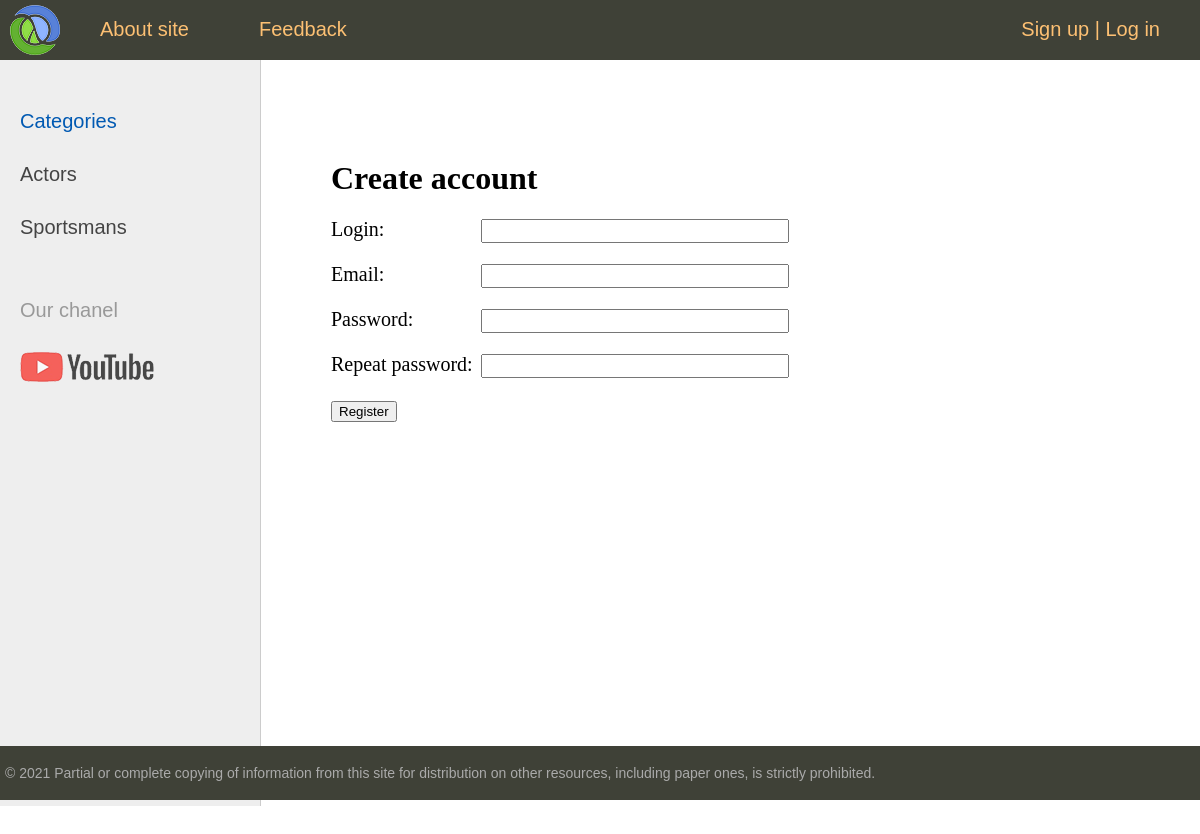
Page /register/ on the earlier database version.
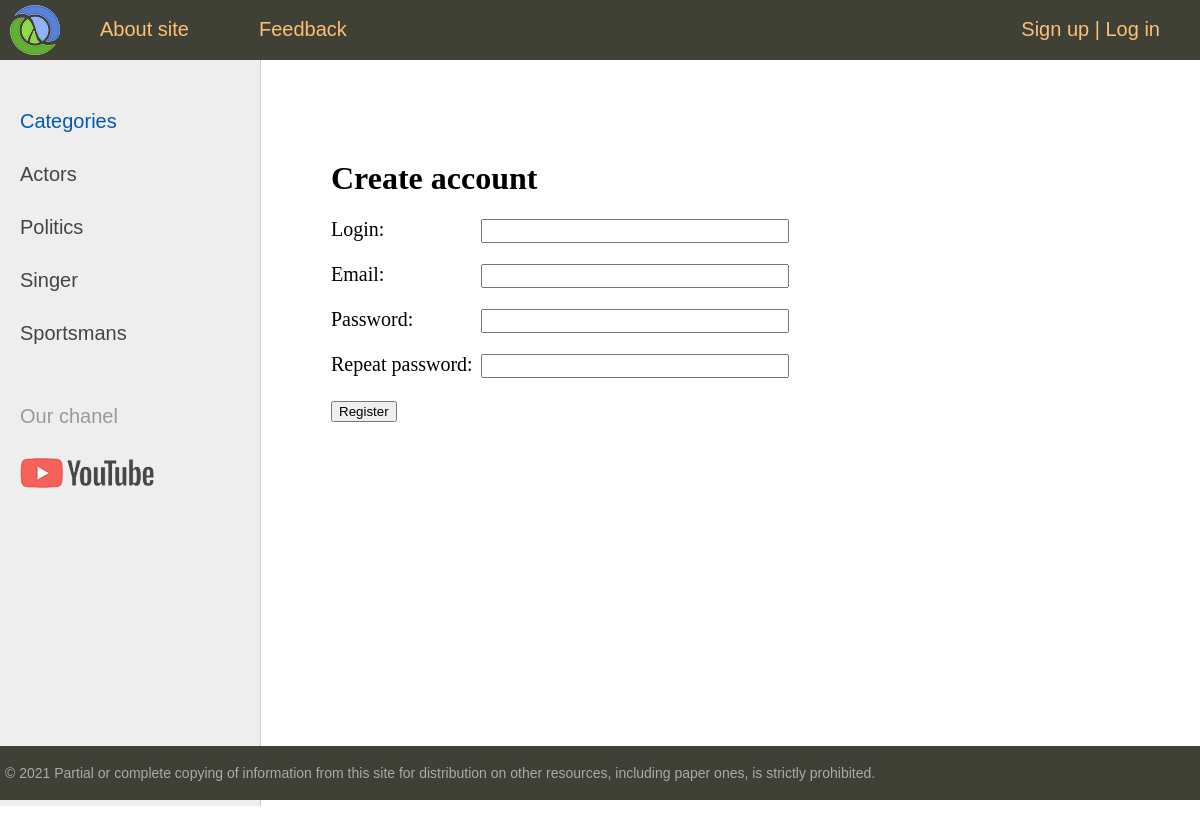
Same page on the later database version.
### stars/models.py (models this page shows, shortened)
class Category(models.Model):
      name = models.CharField(max_length=100, db_index=True, verbose_name='Category')
      slug = models.SlugField(max_length=255, unique=True, db_index=True, verbose_name='URL')
      def get_absolute_url(self):
            return reverse('category', kwargs={'cat_slug': self.slug})
      class Meta:
            verbose_name = 'Category'
            verbose_name_plural = 'Category'
            ordering = ['id']

### stars/views.py (the view, shortened to what this page needs)
# urls.py: path('register/', RegisterUser.as_view(), name='register'),
class RegisterUser(DataMixen, CreateView):
      form_class = RegisterUserForm
      template_name = 'stars/register.html'
      success_url = reverse_lazy('login')
      def get_context_data(self, *, object_list=None, **kwargs):
            context = super().get_context_data(**kwargs)
            c_def = self.get_user_context(title='Create account')
            return dict(list(context.items()) + list(c_def.items()))

### stars/forms.py
class RegisterUserForm(UserCreationForm):
      username = forms.CharField(label='Login', widget=forms.TextInput(attrs={'class': "form-input"}))
      email = forms.EmailField(label='Email', widget=forms.EmailInput(attrs={'class': "form-input"}))
      password1 = forms.CharField(label='Password', widget=forms.PasswordInput(attrs={'class': 'form-input'}))
      password2 = forms.CharField(label='Repeat password', widget=forms.PasswordInput(attrs={'class': 'form-input'}))
      class Meta:
            model = User
            fields = ('username', 'email', 'password1', 'password2')
            wiedgets = {
                  'username': forms.TextInput(attrs={'class': 'form-input'}),
                  'password1': forms.PasswordInput(attrs={'class': 'form-input'}),
                  'password2': forms.PasswordInput(attrs={'class': 'form-input'}),
                  }

### stars/templates/stars/register.html (shortened to what this page needs)
{% extends 'stars/base.html' %}
{% block content%}
<h1>{{title}}</h1>
<form method="post">
{% for f in form %}
    <p><label class="form-label" for="{{ f.id_for_label }}">{{ f.label }}: </label>{{ f }}</p>
{% endfor %}
    <button type="submit">Register</button>
</form>
{% endblock %}

### stars/templates/stars/base.html (shortened to what this page needs)
{% load static %}
{% load stars_tags %}
<!DOCTYPE html>
<html>
<head>
	<link type="text/css" href="{% static 'stars/css/style.css' %}" rel="stylesheet" />
</head>
<body>
<table class="table-page" border=0 cellpadding="0" cellspacing="0">
<tr><td valign=top>
{% block mainmenu %}
		<div class="header">
			<ul id="mainmenu" class="mainmenu">
			<li class="logo"><a href="{% url 'home' %}"><div class="logo"></div></a></li>
{% for way in site_map %}
			<li><a href="{% url way.url_name %}">{{way.title}}</a></li>
{% endfor %}
			{% if request.user.is_authenticated %}
				<li class="last"> {{ user.username }} | <a href="{% url 'logout' %}">Log out</a></li>
			{% else %}
				<li class="last"><a href="{% url 'register' %}">Sign up</a> | <a href="{% url 'login' %}">Log in</a></li>
			{% endif %}
			</ul>
		</div>
{% endblock mainmenu %}
<table class="table-content" border=0 cellpadding="0" cellspacing="0">
<tr>
	<td valign="top" class="left-chapters">
	<ul id="leftchapters">
{% if cat_selected == 0 %}
        <li class="selected">Categories</li>
{% else %}
        <li><a href="{% url 'home' %}">Categories</a></li>
{% endif %}
{% for c in cats%}
		{% if c.stars__count > 0 %}
			{% if c.pk == cat_selected %}
				<li class="selected">{{c.name}}</li>
			{% else %}
				<li><a href="{{ c.get_absolute_url }}">{{c.name}}</a></li>
			{% endif %}
		{% endif %}
{% endfor %}
		<li class="share">
		<p>Our chanel</p>
		<a class="share-yt" href="#"></a>
		</li>
	</ul>
</td>
<td valign="top" class="content">
	<div class="content-text">
{% block content %}
{% endblock %}
</td></tr></table>
</td></tr>
<tr><td valign=top>
	<div id="footer">
		<p>&copy; 2021 Partial or complete copying of information from this site for distribution on other resources, including paper ones, is strictly prohibited.</p>
	</div>
</td></tr></table>
</body>
</html>

Differences in the rows shown:
added Category: name "Politics"
now on this page (row unchanged): Category: name "Singer"
